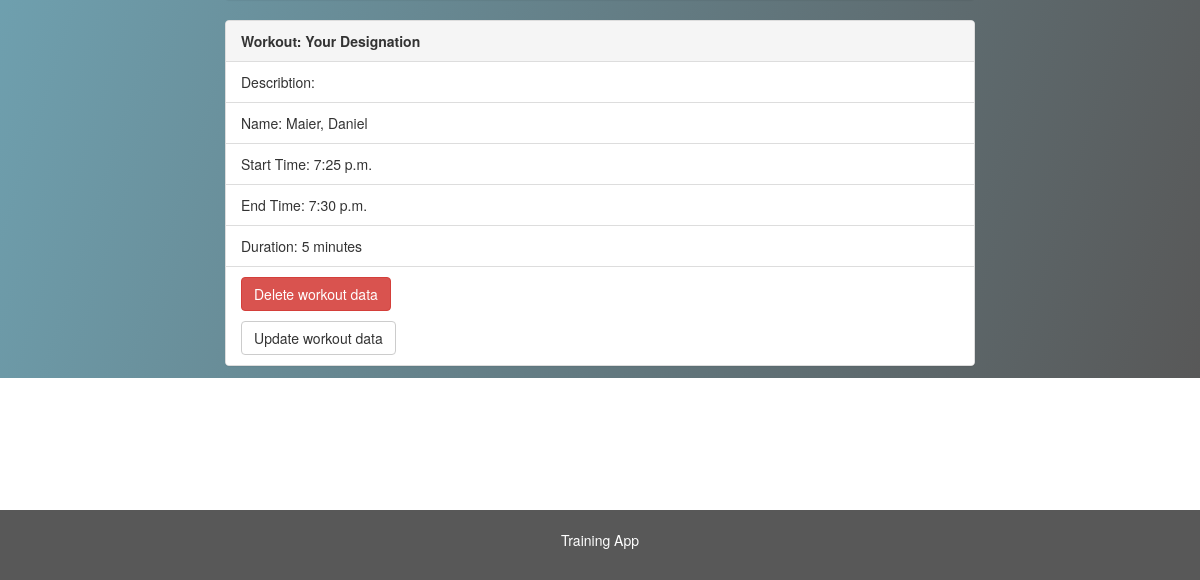
/workout_data_list (lower part), run on an earlier commit of the app's database.
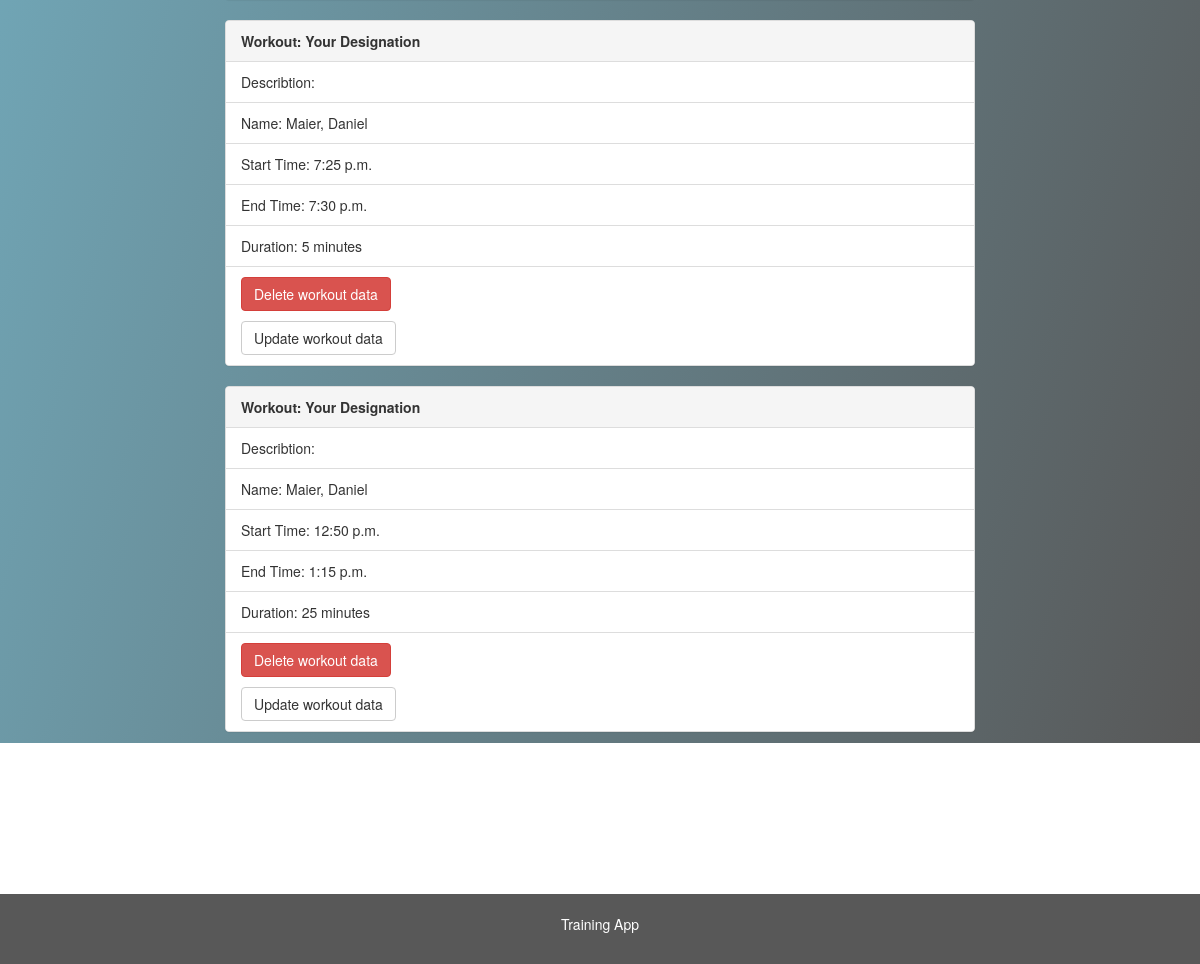
And on a later commit of the database.
### athletes/models.py (models this page shows, shortened)
class Workout_data(models.Model):
    workout = models.ForeignKey(Workout, on_delete=models.CASCADE)
    athlete = models.ForeignKey(Athletes, on_delete=models.CASCADE)
    start = models.TimeField(max_length=30)
    end = models.TimeField(max_length=30)
    date = models.DateField(max_length=30, default=timezone.now)
    @property
    def duration(self):
        end = self.end.hour*60 + self.end.minute
        start = self.start.hour*60 + self.start.minute
        duration = end - start
        return duration

class Workout(models.Model):
    designation = models.CharField(max_length=50)
    description = models.CharField(max_length=200)

class Athletes(models.Model):
    gender = models.CharField(max_length=10, choices=GENDER_CHOICES, default='diverse')
    first_name = models.CharField(max_length=200)
    last_name = models.CharField(max_length=200)
    height = models.IntegerField()
    weight = models.IntegerField()

### athletes/views.py (the view)
# urls.py: path('workout_data_list', views.workout_data_list, name='workout_data_list'),
def workout_data_list(request):
    workout_data_list = Workout_data.objects.all
    return render(request, "workout_data_list.html", {'workout_data_list':workout_data_list})

### athletes/templates/workout_data_list.html (shortened to what this page needs)
{% extends 'main.html' %}
{% block content %}
      {% for workout in workout_data_list %}
      <div class="panel panel-default">
        <div class="panel-heading"><strong>Workout: {{ workout.workout.designation }}</strong></div>
          <ul class="list-group">
            <li class="list-group-item">Describtion: {{ workout.workout.describtion }}</li>
            <li class="list-group-item">Name: {{ workout.athlete.last_name }}, {{ workout.athlete.first_name }}</li>
            <li class="list-group-item">Start Time: {{ workout.start }}</li>
            <li class="list-group-item">End Time: {{ workout.end }}</li>
            <li class="list-group-item">Duration: {{ workout.duration }} minutes</li>
            <li class="list-group-item"><a href="{% url 'delete_workout_data' workout.id %}" class="btn btn-danger" onclick="return confirm('Are you sure you want to delete?')">Delete workout data</a><p> </p><a href="{% url 'update_workout_data' workout.id %}" class="btn btn-default">Update workout data</a></li>
          </ul>
      </div>
      {% endfor %}
{% endblock %}

What changed in the data, as far as the page shows it:
added Workout_data: workout.designation "Your Designation", athlete.last_name "Maier", athlete.first_name "Daniel", start "12:50 p.m.", end "1:15 p.m.", duration "25"
